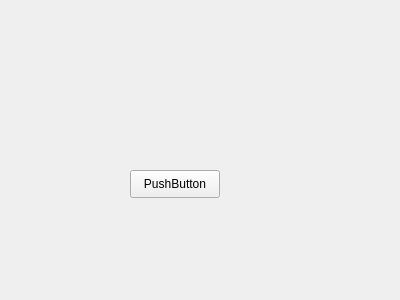
<?xml version="1.0" encoding="UTF-8"?>
<ui version="4.0">
 <class>Widget</class>
 <widget class="QWidget" name="Widget">
  <property name="geometry">
   <rect>
    <x>0</x>
    <y>0</y>
    <width>400</width>
    <height>300</height>
   </rect>
  </property>
  <property name="windowTitle">
   <string>Form</string>
  </property>
  <widget class="QPushButton" name="pushButton">
   <property name="geometry">
    <rect>
     <x>130</x>
     <y>170</y>
     <width>90</width>
     <height>28</height>
    </rect>
   </property>
   <property name="text">
    <string>PushButton</string>
   </property>
  </widget>
 </widget>
 <resources/>
 <connections/>
</ui>
